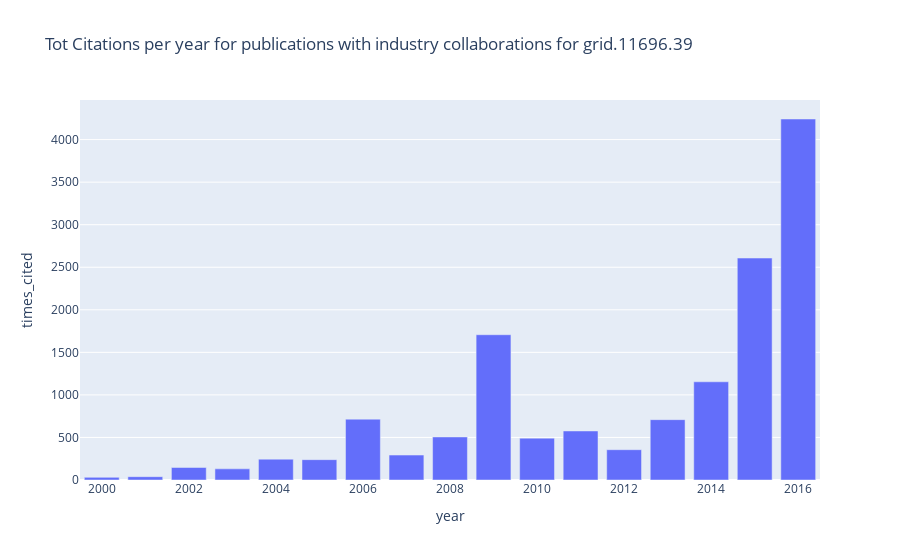

The notebook cell saved with this chart:
### Markdown cell above
### 3.2 Citations from Industry Collaboration

### Code cell
pubs_grouped = pubs.groupby(['year'], as_index=False).sum()
px.bar(pubs_grouped, x="year", y="times_cited",
       title=f"Tot Citations per year for publications with industry collaborations for {GRIDID}")

### Figure 1 — Plotly figure (JSON) as saved in the notebook; plotly's stock layout.template omitted (floating-point values rounded to 4 significant figures)
{"data": [{"alignmentgroup": "True", "hovertemplate": "year=%{x}<br>times_cited=%{y}<extra></extra>", "legendgroup": "", "marker": {"color": "#636efa"}, "name": "", "offsetgroup": "", "orientation": "v", "showlegend": false, "textposition": "auto", "type": "bar", "x": [2000, 2001, 2002, 2003, 2004, 2005, 2006, 2007, 2008, 2009, 2010, 2011, 2012, 2013, 2014, 2015, 2016], "xaxis": "x", "y": [31, 39, 147, 131, 245, 239, 715, 293, 506, 1707, 492, 576, 356, 709, 1154, 2608, 4242], "yaxis": "y"}], "layout": {"autosize": true, "barmode": "relative", "legend": {"tracegroupgap": 0}, "title": {"text": "Tot Citations per year for publications with industry collaborations for grid.11696.39"}, "xaxis": {"anchor": "y", "autorange": true, "domain": [0, 1], "range": [2000.0, 2016.0], "title": {"text": "year"}, "type": "linear"}, "yaxis": {"anchor": "x", "autorange": true, "domain": [0, 1], "range": [0, 4465.0], "title": {"text": "times_cited"}, "type": "linear"}}}
